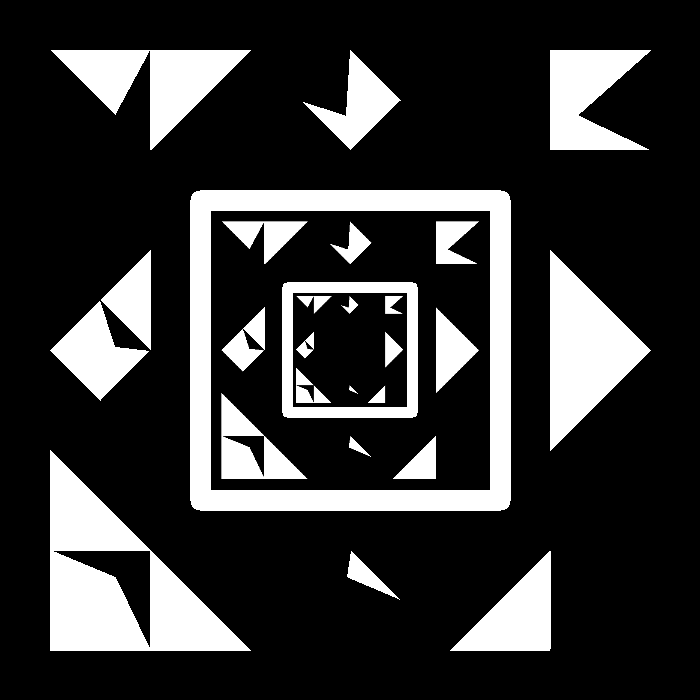
#> input picture marker/marker_0.png, 700 x 700 px; its folder holds 5 pictures in this run
$ python fk_test.py
#> lines starting #> are read from the running program, lines starting #| are printed output that depends on the picture
### custom_descriptor/read_sig.py
import cv2
import numpy as np
import matplotlib.pyplot as plt
# import mfd_descriptor


def get_keypoints(filename, scale=1.0):
    keypoints = []

    with open(filename) as file:
        for line in file:
            x1, y1, x2, y2, x3, y3, cx, cy = line.split()
            # Convert string coordinates to float and scale them
            keypoints.append((float(x1) * scale, float(y1) * scale))
            keypoints.append((float(x2) * scale, float(y2) * scale))
            keypoints.append((float(x3) * scale, float(y3) * scale))

    return keypoints


# [35 lines left out: functions calculate_centroid, get_id, not called in this run]


# [4 lines that do not run on import are left out]
    # print(sig)

### custom_descriptor/fk_desc.py
import numpy as np
import cv2
import matplotlib.pyplot as plt


# [33 lines left out: function visualize_block_analysis, not called in this run]


def generate_gaussian_pyramid(image, levels):
    """
    Generate a Gaussian Pyramid for the given image.

    :param image: Input image (numpy array)
    :param levels: Number of levels in the pyramid
    :return: List of images in the Gaussian Pyramid
    """
    pyramid = [image]
    for i in range(1, levels):
        # Apply Gaussian blur
        blurred = cv2.GaussianBlur(image, (15, 15), 0)
        # Downsample the image
        image = cv2.pyrDown(blurred)
        pyramid.append(image)
        cv2.imwrite('marker/frame{}.png'.format(i), image)
    return pyramid

def fk_rotation(block):
    # 1. Normalize block to reduce illumination sensitivity
    block_normalized = (block - np.mean(block)) / (np.std(block) + 1e-7)

    # 2. Get center pixel
    center_pixel = block_normalized[1, 1]

    # 3. Use 8-point neighborhood sampling
    # Define 8 points in neighborhood pattern (clockwise from top-left)
    neighbors = [
        (0,0), (0,1), (0,2),
        (1,2), (2,2),
        (2,1), (2,0),
        (1,0)
    ]

    sample_points = []
    for y, x in neighbors:
        sample_points.append(block_normalized[y, x])

    # 4. Create binary pattern
    descriptor = (np.array(sample_points) > center_pixel).astype(int)

    # 5. Make pattern rotation invariant by finding minimum binary value
    min_pattern = descriptor
    for i in range(len(descriptor)):
        rolled = np.roll(descriptor, i)
        if rolled.tobytes() < min_pattern.tobytes():
            min_pattern = rolled

    return min_pattern


def fk_median(block):
    median_val = np.median(block)
    descriptor = (block >= median_val).astype(int)
    return descriptor.flatten()


def fk_combined(image, keypoints, descriptor_size=3, num_levels=3):
    gaussian_pyramid = generate_gaussian_pyramid(image, num_levels)
    scales = [1.0, 0.5, 0.25]
    all_descriptors = []


    for level, scale in enumerate(scales):
        scaled_keypoints = [(int(kp[0] * scale), int(kp[1] * scale)) for kp in keypoints]
        descriptors = []
        # debug_image = cv2.cvtColor(gaussian_pyramid[level].copy(), cv2.COLOR_GRAY2BGR)

        for kp in scaled_keypoints:
            x, y = kp
            # cv2.circle(debug_image, (x, y), 2, (0, 255, 0), -1)

            block = gaussian_pyramid[level][max(0, y - 1): y + 2, max(0, x - 1): x + 2]

            if block.shape[0] < descriptor_size or block.shape[1] < descriptor_size:
                continue

            # visualize_block_analysis(block)
            rotation_desc = fk_rotation(block)
            median_desc = fk_median(block)
            combined_descriptor = np.hstack([rotation_desc, median_desc])

            descriptors.append(combined_descriptor)
            # descriptors.append(rotation_desc)
        all_descriptors.append(descriptors)

        # cv2.imwrite('marker/frame{}.png'.format(level), debug_image)

    # Concatenate descriptors from all levels
    concatenated_descriptors = [np.hstack(desc) for desc in zip(*all_descriptors)]

    return np.array(concatenated_descriptors, dtype=np.uint8)

### custom_descriptor/fk_test.py
import cv2
import numpy as np
import matplotlib.pyplot as plt
from read_sig import get_keypoints
from fk_desc import fk_combined

def visualize_block_analysis(block, title_prefix="Block"):
    plt.figure(figsize=(15, 5))

    # Original block with values
    plt.subplot(131)
    plt.imshow(block, cmap='gray')
    plt.title(f'{title_prefix}\nMin: {block.min():.2f}, Max: {block.max():.2f}')
    # Add text annotations for values
    for i in range(block.shape[0]):
        for j in range(block.shape[1]):
            plt.text(j, i, f'{block[i,j]:.1f}', ha='center', va='center')

    # Normalized block
    block_normalized = (block - np.mean(block)) / (np.std(block) + 1e-7)
    plt.subplot(132)
    plt.imshow(block_normalized, cmap='gray')
    plt.title(f'Normalized\nMin: {block_normalized.min():.2f}, Max: {block_normalized.max():.2f}')
    # Add text annotations for normalized values
    for i in range(block_normalized.shape[0]):
        for j in range(block_normalized.shape[1]):
            plt.text(j, i, f'{block_normalized[i,j]:.1f}', ha='center', va='center', color='red')

    # Add histogram
    plt.subplot(133)
    plt.hist(block_normalized.flatten(), bins=20)
    plt.title('Normalized Values Distribution')

    plt.tight_layout()
    plt.show()

    # Print statistics
    print(f"Original - Mean: {np.mean(block):.2f}, Std: {np.std(block):.2f}")
    print(f"Normalized - Mean: {np.mean(block_normalized):.2f}, Std: {np.std(block_normalized):.2f}")


def visualize_keypoints_and_descriptors(image, keypoints, descriptors):
    # Convert image to RGB for plotting
    image_rgb = cv2.cvtColor(image, cv2.COLOR_GRAY2RGB)

    # Plot the keypoints on the image
    plt.figure(figsize=(10, 10))
    plt.imshow(image_rgb)

    # Plot keypoints and their coordinates
    for kp in keypoints:
        x, y = kp[0], kp[1]
        plt.plot(x, y, 'ro')  # Red dot for keypoints
        # Add coordinate text with offset for visibility
        plt.text(x + 5, y + 5, f'({int(x)},{int(y)})',
                color='yellow', fontsize=12,
                bbox=dict(facecolor='black', alpha=0.7))

    plt.title('Keypoints with Coordinates')
    plt.axis('on')  # Show axes for reference
    plt.grid(True, alpha=0.3)  # Add light grid
    plt.show()

    # Display descriptor information
    print("\nKeypoint Descriptors:")
    for i, (kp, desc) in enumerate(zip(keypoints, descriptors)):
        print(f"Keypoint {i+1} at ({int(kp[0])},{int(kp[1])}): {desc}")

# Read original image and keypoints
image = cv2.imread('../marker/marker_0.png', cv2.IMREAD_GRAYSCALE)
#> image is the input picture: shape (700, 700); min 0, max 255, mean 52.9
keypoints = get_keypoints('keypoints_test.txt')
#> (reads custom_descriptor/keypoints_test.txt from the repository)

# Create rotated image (90 degrees)
image_90 = cv2.rotate(image, cv2.ROTATE_90_CLOCKWISE)
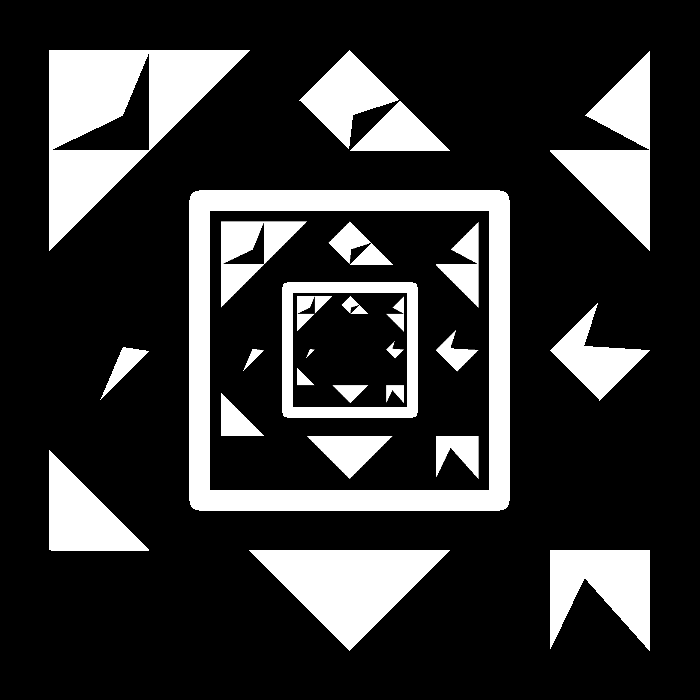
#> image_90: shape (700, 700); min 0, max 255, mean 52.9

# Calculate transformed keypoints for rotated image
height, width = image.shape
#> height = 700; width = 700
keypoints_90 = []

# For 90° clockwise rotation around image center
for kp in keypoints:
    x, y = kp

    # Step 1: Translate to origin (center of image)
    x_centered = x - width/2
    y_centered = y - height/2

    # Step 2: Rotate 90° clockwise
    # x' = y, y' = -x for 90° clockwise
    x_rotated = y_centered
    y_rotated = -x_centered

    # Step 3: Translate back
    new_x = x_rotated + width/2
    new_y = y_rotated + height/2

    keypoints_90.append([new_x, new_y])

# Alternative method using OpenCV (this is more reliable)
M = cv2.getRotationMatrix2D((width/2, height/2), -90, 1.0)
keypoints_90 = []
for kp in keypoints:
    pt = np.array([[kp[0], kp[1]]], dtype=np.float32)
    transformed_pt = cv2.transform(np.array([pt]), M)[0][0]
    keypoints_90.append(transformed_pt)

# Compute descriptors for both images
descriptors_0 = fk_combined(image, keypoints)
#> after the loop in generate_gaussian_pyramid, `for i in range(1, levels):`: pyramid = 3 items
#> in fk_combined, `concatenated_descriptors = [np.hstack(desc) for desc in zip(*all_descr..`: concatenated_descriptors = 9 items
descriptors_90 = fk_combined(image_90, keypoints_90)
#> the loop in generate_gaussian_pyramid (call 2), `for i in range(1, levels):` made 2 passes
#> pass 1, in generate_gaussian_pyramid (call 2), `blurred = cv2.GaussianBlur(image, (15, 15), 0)`:
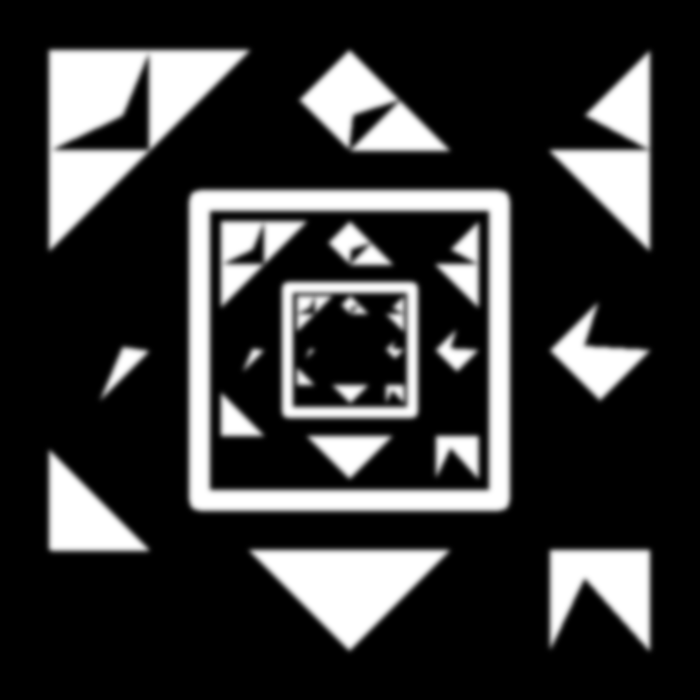
#> blurred: shape (700, 700); min 0, max 255, mean 52.9
#> pass 2, in generate_gaussian_pyramid (call 2), `image = cv2.pyrDown(blurred)`:
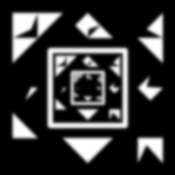
#> image: shape (175, 175); min 0, max 255, mean 52.9

# Measure descriptor similarity using Hamming distance
print("\nComparing descriptors to check rotational invariance:")
print("Keypoint #  |  Hamming Distance  |  Match?")
print("-" * 45)

matches = []
for i in range(len(keypoints)):
    # Get descriptors
    desc1 = descriptors_0[i]
    desc2 = descriptors_90[i]

    # Calculate Hamming distance (bits that differ)
    distance = np.count_nonzero(desc1 != desc2)

    # Determine if it's a good match (distance < threshold)
    threshold = 0.2 * len(desc1)  # 20% different bits allowed
    is_match = distance < threshold

    print(f"{i+1:10d}  |  {distance:17d}  |  {'YES' if is_match else 'NO'}")

    if is_match:
        matches.append((i, i, distance))  # Original index, rotated index, distance
#> this loop made 9 passes
#> (distance, is_match) on passes 1 to 9: (11, False), (0, True), (0, True), (9, True), (9, True), (15, False), (9, True), (9, True), (0, True)
#|          1  |                 11  |  NO
#|          2  |                  0  |  YES
#|          3  |                  0  |  YES
#|          4  |                  9  |  YES
#|          5  |                  9  |  YES
#|          6  |                 15  |  NO
#|          7  |                  9  |  YES
#|          8  |                  9  |  YES
#> (further printed lines are left out)
#> after the loop, matches = [(1, 1, 0), (2, 2, 0), (3, 3, 9), (4, 4, 9), (6, 6, 9), (7, 7, 9), (8, 8, 0)]

# Create a figure for matches only
plt.figure(figsize=(10, 6))

# Create combined image for visualization
h1, w1 = image.shape
#> h1 = 700; w1 = 700
h2, w2 = image_90.shape
#> h2 = 700; w2 = 700
combined_img = np.zeros((max(h1, h2), w1+w2), dtype=np.uint8)
combined_img[:h1, :w1] = image
combined_img[:h2, w1:w1+w2] = image_90
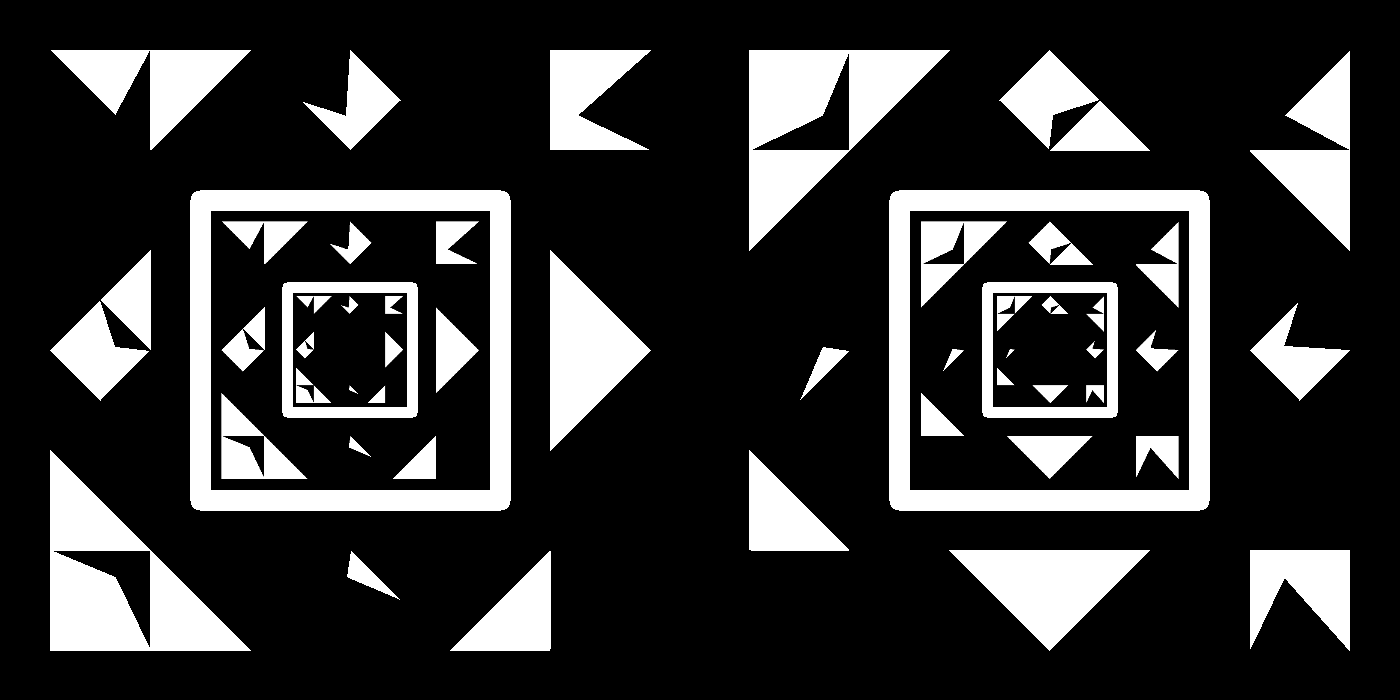
#> combined_img: shape (700, 1400); min 0, max 255, mean 52.9

# Display combined image
plt.imshow(combined_img, cmap='gray')

# Calculate match percentage for title
pct = 100 * len(matches) / len(keypoints)
#> pct = 77.78

# Draw match lines with yellow color
for i, j, dist in matches:
    x1, y1 = keypoints[i]
    x2, y2 = keypoints_90[j]
    x2 += w1  # Adjust for second image position

    plt.plot([x1, x2], [y1, y2], 'y-', linewidth=1.5)  # Yellow lines
    plt.plot(x1, y1, 'bo', markersize=5)  # Blue for original
    plt.plot(x2, y2, 'ro', markersize=5)  # Red for rotated

    # Add keypoint numbers
    plt.text(x1-10, y1-10, f"{i+1}", color='cyan', fontsize=8,
            bbox=dict(facecolor='black', alpha=0.7))
    plt.text(x2+5, y2-10, f"{i+1}", color='cyan', fontsize=8,
            bbox=dict(facecolor='black', alpha=0.7))
#> this loop made 7 passes
#> (i, j, dist, x1, y1, x2, y2) on passes 1 to 7: (1, 1, 0, 50, 250, 1150, 50), (2, 2, 0, 50, 150, 1250, 50), (3, 3, 9, 115, 115, 1285, 115), (4, 4, 9, 50, 50, 1350, 50), (6, 6, 9, 50, 50, 1350, 50), (7, 7, 9, 115, 115, 1285, 115), (8, 8, 0, 50, 150, 1250, 50)

# plt.title(f"Descriptor Matches: {len(matches)}/{len(keypoints)} keypoints match ({pct:.1f}% invariant)")
plt.title(f"Descriptor Matches")

plt.axis('off')
plt.tight_layout()
plt.savefig('descriptor_matches.png', dpi=150)
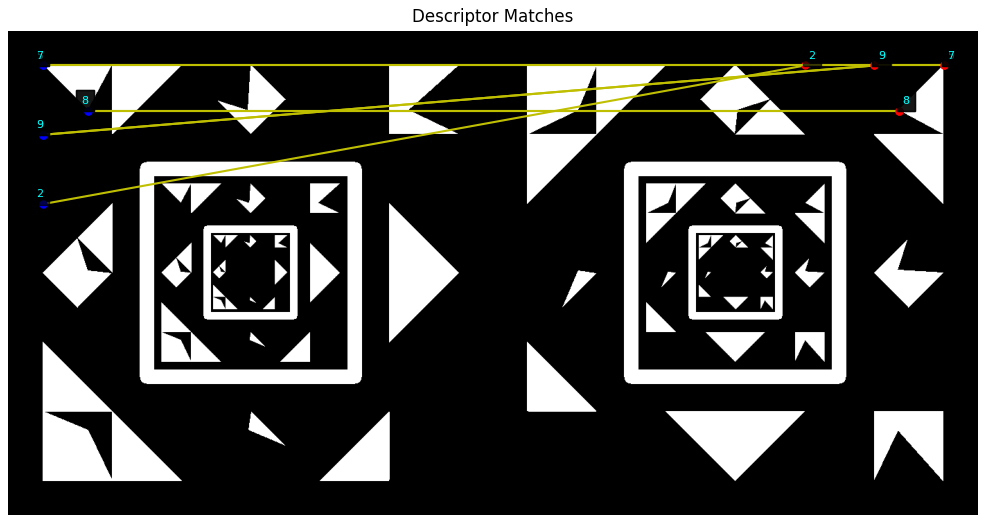
#> figure drawn by matplotlib, 1 panel
plt.show()

# Print summary
print(f"\nSummary: {len(matches)}/{len(keypoints)} keypoints have rotationally invariant descriptors")
#| Summary: 7/9 keypoints have rotationally invariant descriptors
print(f"Rotational invariance: {pct:.1f}%")
#| Rotational invariance: 77.8%

# Add after computing descriptors
def analyze_keypoint_descriptors(image, image_90, keypoints, keypoints_90, descriptors_0, descriptors_90):
    """Compare descriptors at corresponding keypoints in original and rotated images"""

    # Pick a few keypoints to analyze (e.g., first 3)
    for kp_idx in range(min(3, len(keypoints))):
        print(f"\n===== Analyzing Keypoint {kp_idx+1} =====")

        # Get keypoint coordinates
        kp_orig = keypoints[kp_idx]
        kp_rot = keypoints_90[kp_idx]

        # Extract image patches around keypoints
        patch_size = 9  # Must be odd
        half_size = patch_size // 2

        # Original image patch
        y_orig, x_orig = int(kp_orig[1]), int(kp_orig[0])
        patch_orig = image[
            max(0, y_orig-half_size):min(image.shape[0], y_orig+half_size+1),
            max(0, x_orig-half_size):min(image.shape[1], x_orig+half_size+1)
        ]

        # Rotated image patch
        y_rot, x_rot = int(kp_rot[1]), int(kp_rot[0])
        patch_rot = image_90[
            max(0, y_rot-half_size):min(image_90.shape[0], y_rot+half_size+1),
            max(0, x_rot-half_size):min(image_90.shape[1], x_rot+half_size+1)
        ]

        # Handle edge cases
        if patch_orig.shape[0] < patch_size or patch_orig.shape[1] < patch_size:
            patch_orig = np.pad(patch_orig, ((0, max(0, patch_size-patch_orig.shape[0])),
                                           (0, max(0, patch_size-patch_orig.shape[1]))),
                               mode='constant', constant_values=0)

        if patch_rot.shape[0] < patch_size or patch_rot.shape[1] < patch_size:
            patch_rot = np.pad(patch_rot, ((0, max(0, patch_size-patch_rot.shape[0])),
                                         (0, max(0, patch_size-patch_rot.shape[1]))),
                             mode='constant', constant_values=0)

        # Analyze blocks with keypoint coordinates in title
        print(f"\nOriginal Image Block at ({int(kp_orig[0])}, {int(kp_orig[1])}):")
        visualize_block_analysis(patch_orig, f"Original - Keypoint {kp_idx+1} at ({int(kp_orig[0])}, {int(kp_orig[1])})")

        print(f"\nRotated Image Block at ({int(kp_rot[0])}, {int(kp_rot[1])}):")
        visualize_block_analysis(patch_rot, f"Rotated - Keypoint {kp_idx+1} at ({int(kp_rot[0])}, {int(kp_rot[1])})")

        # Compare descriptors
        desc_orig = descriptors_0[kp_idx]
        desc_rot = descriptors_90[kp_idx]

        print("\nDescriptor Comparison:")
        print(f"Original descriptor: {desc_orig}")
        print(f"Rotated descriptor: {desc_rot}")

        # Calculate differences
        diff = desc_orig != desc_rot
        diff_count = np.count_nonzero(diff)
        diff_pct = 100 * diff_count / len(desc_orig)

        print(f"Different bits: {diff_count}/{len(desc_orig)} ({diff_pct:.1f}%)")
        print(f"Matching?: {'YES' if diff_count < 0.2 * len(desc_orig) else 'NO'}")
#> this loop made 3 passes
#> (diff_count, diff_pct) on passes 1 to 3: (11, 21.57), (0, 0), (0, 0)
#> (printed output is left out)
#> pass 1, in visualize_block_analysis (call 2), `plt.show()`:
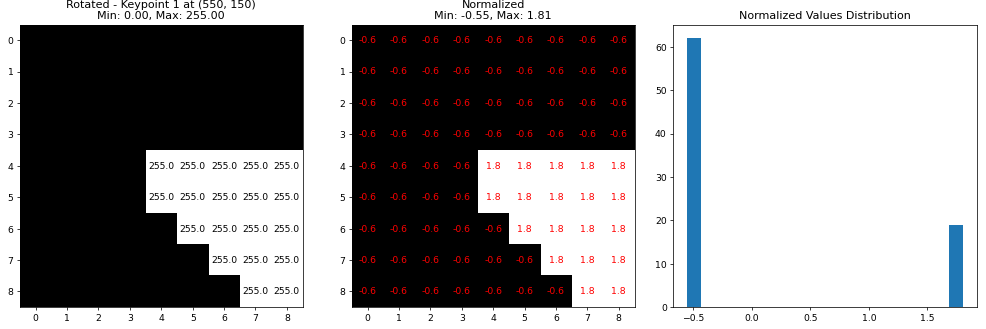
#> figure drawn by matplotlib, 3 panels; panel 3: tallest bar 62 high, from x = -0.554 to -0.436
#> pass 2, in visualize_block_analysis (call 3), `plt.show()`:
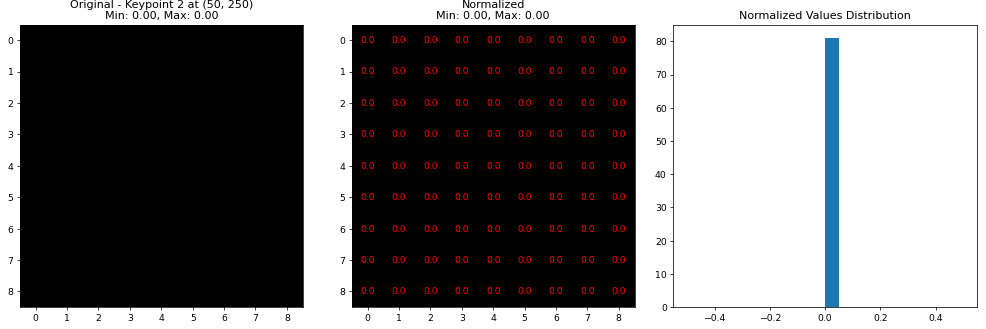
#> figure drawn by matplotlib, 3 panels; panel 3: tallest bar 81 high, from x = 0 to 0.05

# Call the analysis function
analyze_keypoint_descriptors(
    image, image_90,
    keypoints, keypoints_90,
    descriptors_0, descriptors_90
)
